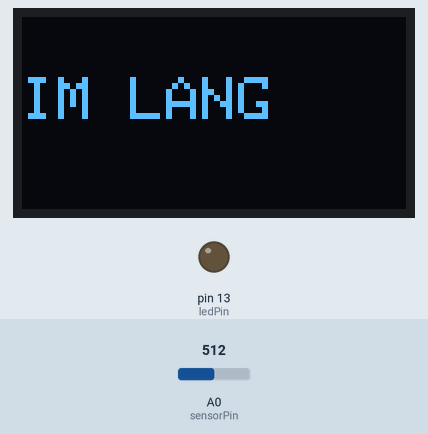
Simulated run of this sketch. Board: Arduino Uno, built with avr-gcc and run on an emulated ATmega328P. Parts: 128×64 one-colour display, output pins drawn as LEDs (lit = HIGH). The test bench sets the inputs (shaded band); at power-on: A0 (sensorPin) = 512. What the sketch prints to the serial monitor is not drawn.

Above: at 1.2 s.
1.3 s: A0 (sensorPin) set to 211
2.8 s: A0 (sensorPin) set to 190
At 3.3 s:
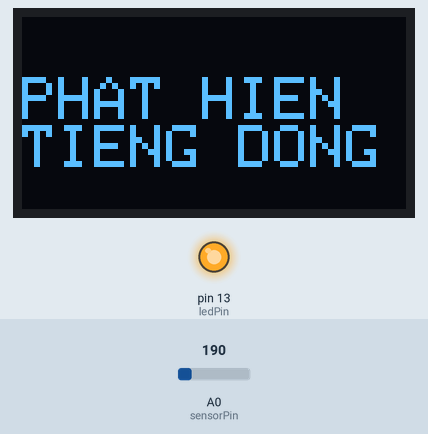
4.3 s: A0 (sensorPin) set to 210
At 5.5 s:
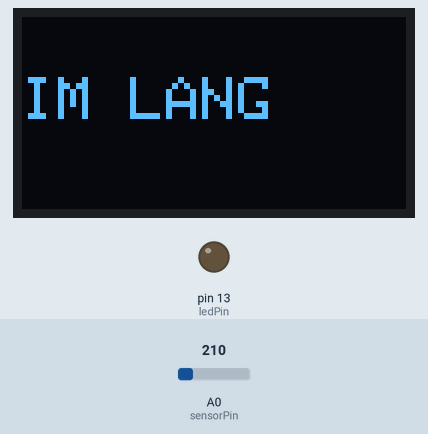
5.8 s: A0 (sensorPin) set to 122
At 6.6 s:
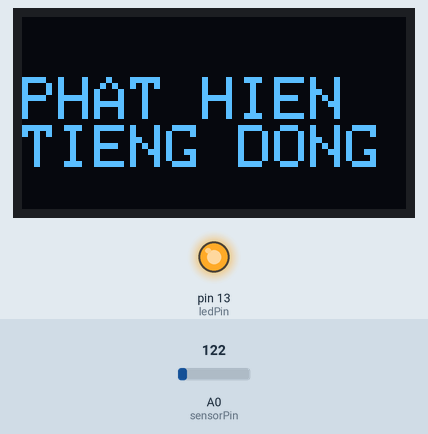
7.3 s: A0 (sensorPin) set to 306
At 8.7 s:
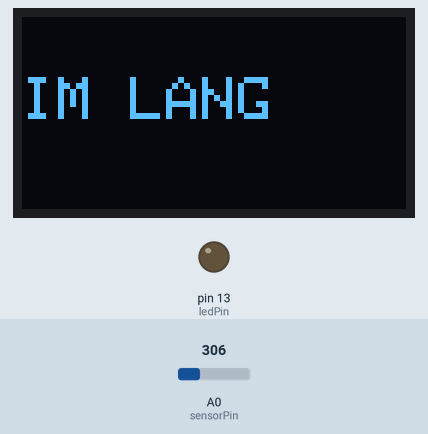
Timing chart, 0 to 9.8 s (numbered marks = the images above; inputs shaded):
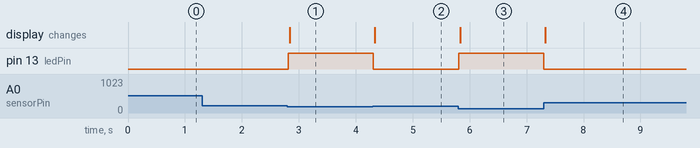

Measured:
- the behaviour switches between 200 and 199 on A0 (sensorPin) (found by bisection; images 0 and 1)
- after the input at 1.3 s, every drawn part: stays the same
- after the input at 2.8 s, pin 13 (ledPin): LOW → HIGH at once; the display: changes at once (image 1)
- after the input at 4.3 s, pin 13 (ledPin): HIGH → LOW at once; the display: changes at once (image 2)
- after the input at 5.8 s, pin 13 (ledPin): LOW → HIGH at once; the display: changes at once (image 3)
- after the input at 7.3 s, pin 13 (ledPin): HIGH → LOW at once; the display: changes at once (image 4)

The sketch:

oled_amthanh.ino
```cpp
#include <Wire.h>
#include <Adafruit_GFX.h>
#include <Adafruit_SSD1306.h>

#define SCREEN_WIDTH 128
#define SCREEN_HEIGHT 64

Adafruit_SSD1306 display(SCREEN_WIDTH, SCREEN_HEIGHT, &Wire, -1);

int ledPin = 13;
int sensorPin = A0;
int threshold = 200;

void setup() {
  pinMode(ledPin, OUTPUT);
  Serial.begin(9600);

  // Khởi động OLED
  if (!display.begin(SSD1306_SWITCHCAPVCC, 0x3C)) {
    Serial.println(F("OLED lỗi"));
    while (1);
  }

  display.clearDisplay();
  display.setTextSize(2);
  display.setTextColor(SSD1306_WHITE);
}

void loop() {
  int soundValue = analogRead(sensorPin);
  Serial.println(soundValue);

  display.clearDisplay();
  display.setCursor(0, 20);

  if (soundValue < threshold) {
    digitalWrite(ledPin, HIGH);
    display.println("PHAT HIEN");
    display.println("TIENG DONG");
  } else {
    digitalWrite(ledPin, LOW);
    display.println("IM LANG");
  }

  display.display();
}
```
